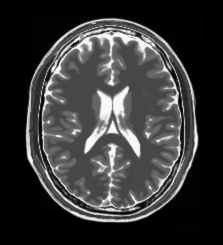
%> input picture 作业/hw5-18300290007/图片库/大脑图像.png, 223 x 245 px
$ octave AddNoise.m   (GNU Octave 9; MATLAB toolbox functions it lacks are replaced by stand-ins)
%> lines starting %> are read from the running program, lines starting %| are printed output that depends on the picture; in (x1, y1, x2, y2) boxes, pixels count from 0 and x2, y2 are one past the last pixel; in counts of white or black regions, pixels touching at a corner belong together; the program's own positions count from 1
clc;clear all;close all;
img=imread('图片库//大脑图像.png');%读取图像信息
%> img is the input picture: size 245x223x3 uint8; min 0, max 253, mean 55.2
if numel(size(img))>2 img=rgb2gray(img); end % 非灰则转灰
subplot(231)
imshow(img);
title('origin image');
subplot(232)
x=renyi(img,2,2000);
imshow(x);
title('renyi noise a=2,b=2000');
subplot(233)
x=renyi(img,100,2);
imshow(x);
title('renyi noise a=15,b=2');
subplot(234)
y=jiaoyan(img,100,-100,0.1,0.1);
imshow(y);
title('jiaoyan noise a=100,b=-100,pa=0.1,pb=0.1');
subplot(235)
y=jiaoyan(img,10,-10,0.4,0.4);
imshow(y);
title('jiaoyan noise a=10,b=-10,pa=0.4,pb=0.4');
subplot(236)
y=jiaoyan(img,100,-100,0.49,0.49);
imshow(y);
title('jiaoyan noise,a=100,b=-100,pa=0.49,pb=0.49');
% 瑞利噪声
function x=renyi(img,a,b)
%> called with a = 2, b = 2000
[m,n]=size(img);
%> m = 245; n = 223
noise=rand(m,n); % 生成01均匀分布的同规模矩阵
% 将每个元素按噪声pdf反变换等效按噪声分布生成噪声矩阵
noise=a+(-b.*log(1-noise)).^0.5;
% 叠加
x=img+uint8(noise);
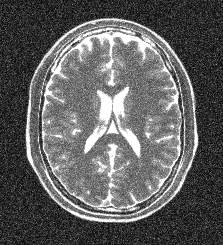
%> x: size 245x223 uint8; min 2, max 255, mean 95.6
%> call 2 of renyi, with a = 100, b = 2
%> in renyi (call 2), `x=img+uint8(noise);`:
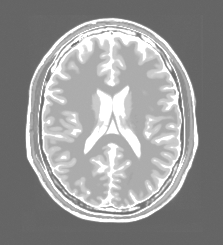
%> x: size 245x223 uint8; min 100, max 255, mean 151.3
end
% 椒盐噪声
function y=jiaoyan(img,a,b,pa,pb)
%> called with a = 100, b = -100, pa = 0.1, pb = 0.1
[m,n]=size(img);
noise=zeros(m,n); % 申请噪声矩阵空间
cdf=rand(m,n); % 生成01均匀分布的同规模矩阵
% 将每个元素按噪声pdf反变换等效按噪声分布生成噪声矩阵
noise(cdf<pa)=a;
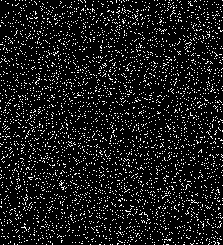
%> noise: size 245x223 double; values 0 (black) and 100 (white), 10.2% white in thin lines or dots
noise(cdf>1-pb)=b;
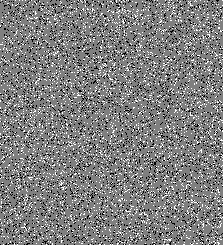
%> noise: size 245x223 double; 10.13% of pixels changed, all inside (x1, y1, x2, y2) = (0, 0, 223, 245); drawn with min black and max white
% 叠加
y=uint8(double(img)+noise);
%> call 2 of jiaoyan, with a = 10, b = -10, pa = 0.4, pb = 0.4
%> in jiaoyan (call 2), `noise(cdf<pa)=a;`: noise: size 245x223 double; values 0 (black) and 10 (white), 40.3% white in thin lines or dots
%> in jiaoyan (call 2), `noise(cdf>1-pb)=b;`:
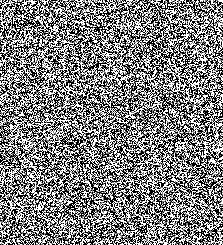
%> noise: size 245x223 double; min -10, max 10, mean 0.0545; drawn with min black and max white
%> call 3 of jiaoyan, with a = 100, b = -100, pa = 0.49, pb = 0.49
%> in jiaoyan (call 3), `noise(cdf<pa)=a;`:
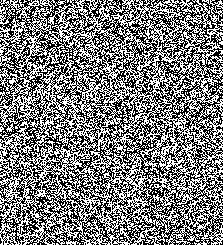
%> noise: size 245x223 double; values 0 (black) and 100 (white), 49% white in thin lines or dots
%> in jiaoyan (call 3), `y=uint8(double(img)+noise);`:
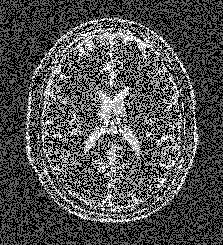
%> y: size 245x223 uint8; min 0, max 255, mean 80.6
end
